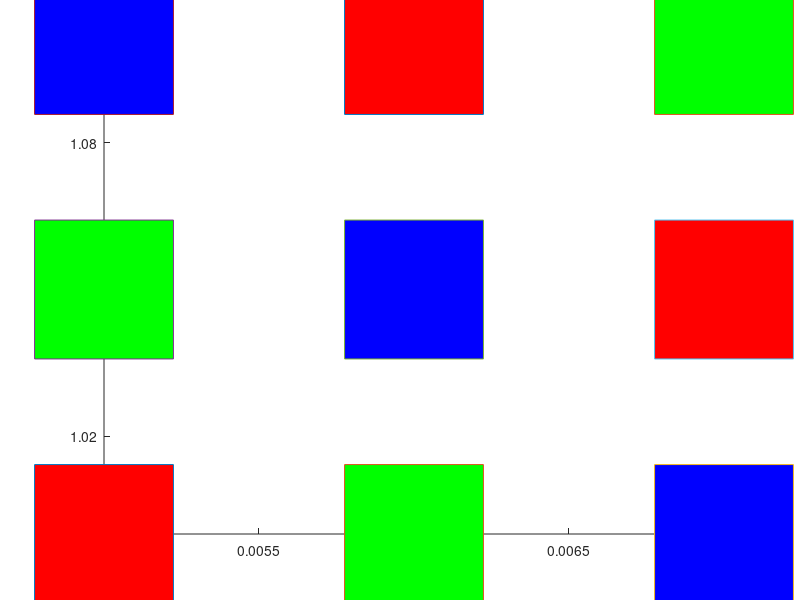
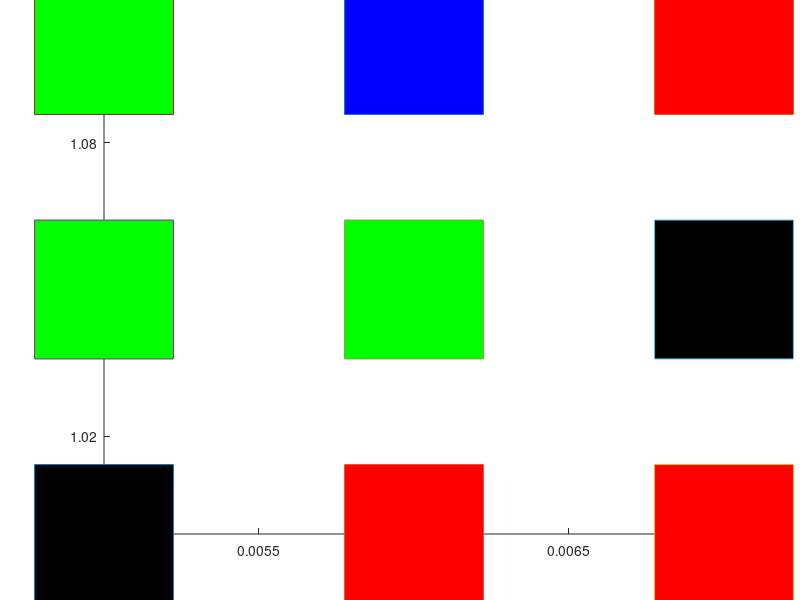

Write MATLAB code to recreate these figures, in order.
clc;
clear;
T=3;
rd=2;
sigma_initial=0.05;
alpha_initial=0.9;
number_of_vectors=9;
number_of_neuorn_inputs=27;
neighbour_radius_initial=number_of_vectors/2;

%{
    for v=1:9 %number of input neuorns 
       for x=1:3
       l=input('x ');
        I(x,v)=l;
        
       end
       
end

disp(I)
%}
%%
% * * *BOLD TEXT* * *
    

     I=[1 0 0 0 0 1 0 1 0; 0 1 0 1 0 0 0 0 1;0 0 1 0 1 0 1 0 0 ];
figure(1);
title('before clustering');
hold on;

plot(0.005,1,'-s','MarkerSize',100,...
    'MarkerFaceColor',[ I(1,1) I(2,1) I(3,1)]);

plot(0.006,1,'-s','MarkerSize',100,...
    'MarkerFaceColor',[I(1,2) I(2,2) I(3,2)]);

plot(0.007,1,'-s','MarkerSize',100,...
    'MarkerFaceColor',[I(1,3) I(2,3) I(3,3)]);

plot(0.005,1.05,'-s','MarkerSize',100,...
    'MarkerFaceColor',[I(1,4) I(2,4) I(3,4)]);

plot(0.006,1.05,'-s','MarkerSize',100,...
    'MarkerFaceColor',[I(1,5) I(2,5) I(3,5)]);

plot(0.007,1.05,'-s','MarkerSize',100,...
    'MarkerFaceColor',[I(1,6) I(2,6) I(3,6)]);

plot(0.005,1.1,'-s','MarkerSize',100,...
    'MarkerFaceColor',[I(1,7) I(2,7) I(3,7)]);

plot(0.006,1.1,'-s','MarkerSize',100,...
    'MarkerFaceColor',[I(1,8) I(2,8) I(3,8)]);

plot(0.007,1.1,'-s','MarkerSize',100,...
    'MarkerFaceColor',[I(1,9) I(2,9) I(3,9)]);
 
hold off;

    

    R=[0.1 0.5 0.9;0.5 0.2 0.7;0.2 0.9 0.5];
    G=[0.4 0.8 0.8; 0.3 0.7 0.6;0.5 0.3 0.3];
    B=[0.7 0.4 0.2; 0.8 0.5 0.1;0.9 0.3 0.4];
    
    
    
for t=1:T
    alpha=alpha_initial*exp((1-t)/T);
    sigma=sigma_initial*exp((1-t)/(T/log(sigma_initial)));
    max_neighbour_radius=round(neighbour_radius_initial*exp((1-t)/(T/log(neighbour_radius_initial))));
   
    for n=1:9
        for i=1:3
            for j=1:3
                D(i,j)=sqrt((I(1,n)-R(i,j))^2+(I(2,n)-R(i,j))^2+(I(3,n)-R(i,j))^2);
                
            end
        end
        disp('this is differences matrix');
        disp(D);
        min=D(1,1);
        for i=1:3
            for j=1:3
                if(j+1==4)
                      if ((D(i,j)<=D(i,j-1)) && (D(i,j)<=min))
                          min=D(i,j);
                          m=i;
                          c=j;
                          
                      end
                
                elseif ((j-1>=1))
                 if ((D(i,j)<=D(i,j-1)) && (D(i,j)<=min) && (D(i,j)<=D(i,j+1)))
                          min=D(i,j);
                          m=i;
                          c=j;
                          
                 end
                elseif ((i-1>=1))
                     if ((D(i,j)<=D(i,j+1)) && (D(i,j)<=min) && (D(i,j)<=D(i-1,j)))
                          min=D(i,j);
                          m=i;
                          c=j;
                          
                      end
            end 
                  end
        end
        
          % update the winning neuron
       % e_factor = exp(-((m-m).^2+(c-c).^2)/2*sigma);
       R(m,c)=R(m,c)+alpha*(I(1,n)-R(m,c));
       G(m,c)=G(m,c)+alpha*(I(2,n)-G(m,c));
       B(m,c)=B(m,c)+alpha*(I(3,n)-B(m,c));
       
        % update the neighbour neurons
       for neighbour_radius=1:1:max_neighbour_radius
            jj1=m - neighbour_radius;
            jj2=c;
            if (jj1>=1) % to stay in the matrix
                e_factor = exp(-((m-jj1).^2+(c-jj2).^2)/2*sigma^2);
                R(jj1,jj2)=R(jj1,jj2) + alpha * e_factor * (I(1,n)-R(jj1,jj2));
                G(jj1,jj2)=G(jj1,jj2) + alpha * e_factor * (I(2,n)-G(jj1,jj2));
                B(jj1,jj2)=B(jj1,jj2) + alpha * e_factor * (I(3,n)-B(jj1,jj2));
            end
            jj1=m + neighbour_radius;
            jj2=c;
            if (jj1<=3) % to stay in the matrix
                e_factor = exp(-((m-jj1).^2+(c-jj2).^2)/2*sigma^2);
                  R(jj1,jj2)=R(jj1,jj2) + alpha * e_factor * (I(1,n)-R(jj1,jj2));
                G(jj1,jj2)=G(jj1,jj2) + alpha * e_factor * (I(2,n)-G(jj1,jj2));
                B(jj1,jj2)=B(jj1,jj2) + alpha * e_factor * (I(3,n)-B(jj1,jj2));
            end
            jj1=m;
            jj2=c - neighbour_radius;
            if (jj2>=1) % to stay in the matrix
              e_factor = exp(-((m-jj1).^2+(c-jj2).^2)/2*sigma^2);
                 R(jj1,jj2)=R(jj1,jj2) + alpha * e_factor * (I(1,n)-R(jj1,jj2));
                G(jj1,jj2)=G(jj1,jj2) + alpha * e_factor * (I(2,n)-G(jj1,jj2));
                B(jj1,jj2)=B(jj1,jj2) + alpha * e_factor * (I(3,n)-B(jj1,jj2));
            end
            jj1=m;
            jj2=c + neighbour_radius;
            if (jj2<=3) % to stay in the matrix
                e_factor = exp(-((m-jj1).^2+(c-jj2).^2)/2*sigma^2);
                 R(jj1,jj2)=R(jj1,jj2) + alpha * e_factor * (I(1,n)-R(jj1,jj2));
                G(jj1,jj2)=G(jj1,jj2) + alpha * e_factor * (I(2,n)-G(jj1,jj2));
                B(jj1,jj2)=B(jj1,jj2) + alpha * e_factor * (I(3,n)-B(jj1,jj2));
            end
       end 
       

    end
   
end
disp(D);
  disp(I);

disp('this is red');
disp(R);
disp('this is G');
disp(G);
disp('this is B');
disp(B);
 RED=round(R);
GREEN=round(G);
BLUE=round(B);
disp(RED);
disp(GREEN);
disp(BLUE);
        figure(2);
title('after clusering');
hold on;

plot(0.005,1,'-s','MarkerSize',100,...
    'MarkerFaceColor',[ RED(1,1) GREEN(1,1) BLUE(1,1)]);

plot(0.006,1,'-s','MarkerSize',100,...
    'MarkerFaceColor',[RED(1,2) GREEN(1,2) BLUE(1,2)]);

plot(0.007,1,'-s','MarkerSize',100,...
    'MarkerFaceColor',[RED(1,3) GREEN(1,3) BLUE(1,3)]);

plot(0.005,1.05,'-s','MarkerSize',100,...
    'MarkerFaceColor',[RED(2,1) GREEN(2,1) BLUE(2,1)]);

plot(0.006,1.05,'-s','MarkerSize',100,...
    'MarkerFaceColor',[RED(2,2) GREEN(2,2) BLUE(2,2)]);

plot(0.007,1.05,'-s','MarkerSize',100,...
    'MarkerFaceColor',[RED(2,3) GREEN(2,3) BLUE(2,3)]);

plot(0.005,1.1,'-s','MarkerSize',100,...
    'MarkerFaceColor',[RED(3,1) GREEN(3,1) BLUE(3,1)]);

plot(0.006,1.1,'-s','MarkerSize',100,...
    'MarkerFaceColor',[RED(3,2) GREEN(3,2) BLUE(3,2)]);

plot(0.007,1.1,'-s','MarkerSize',100,...
    'MarkerFaceColor',[RED(3,3) GREEN(3,3) BLUE(3,3)]);
 
hold off;

